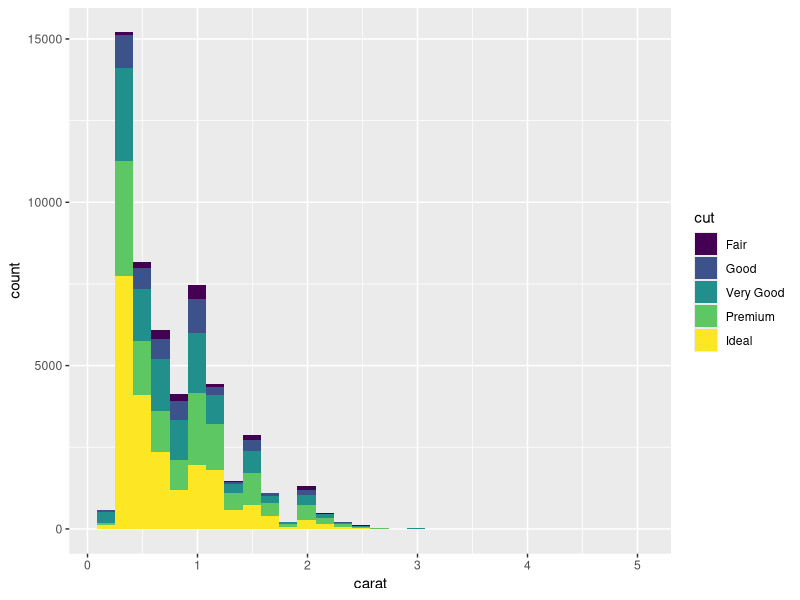
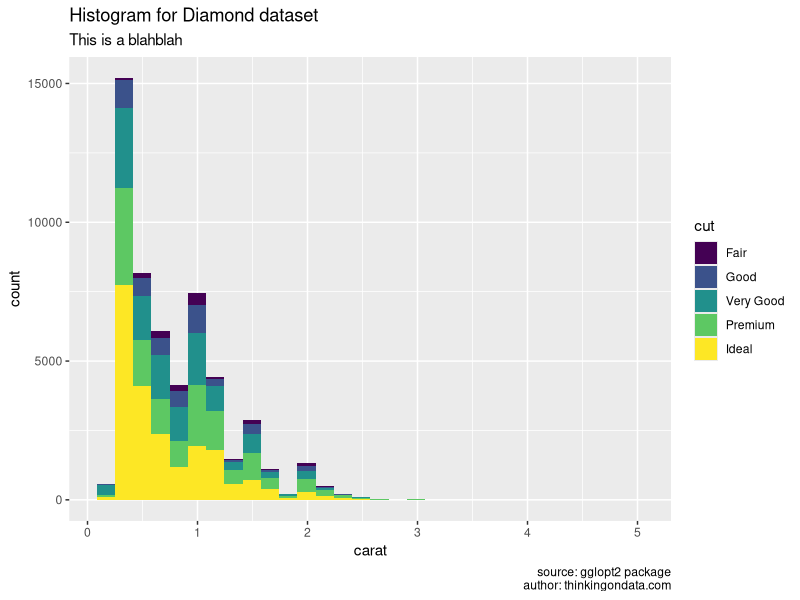
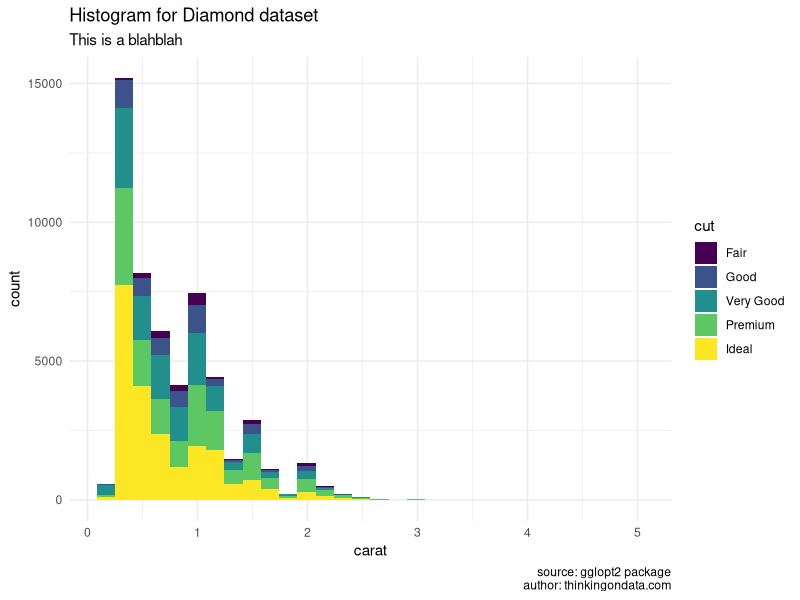
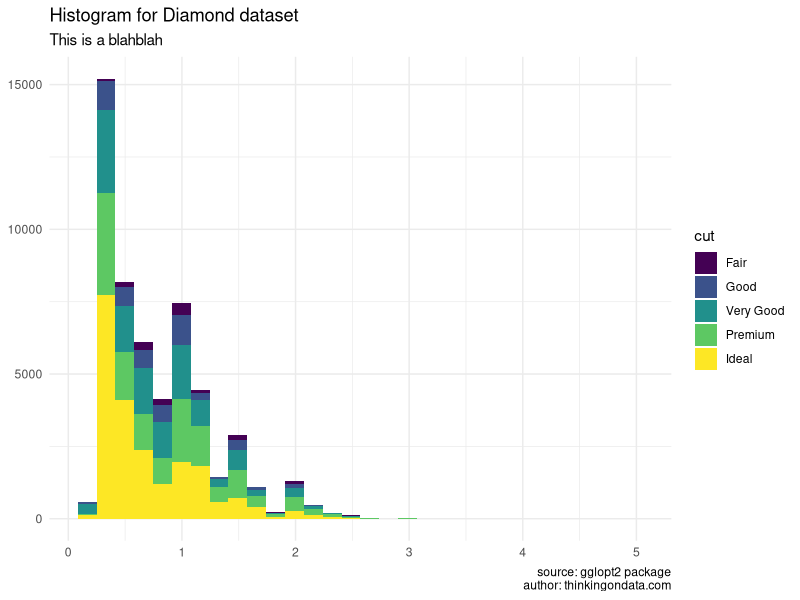
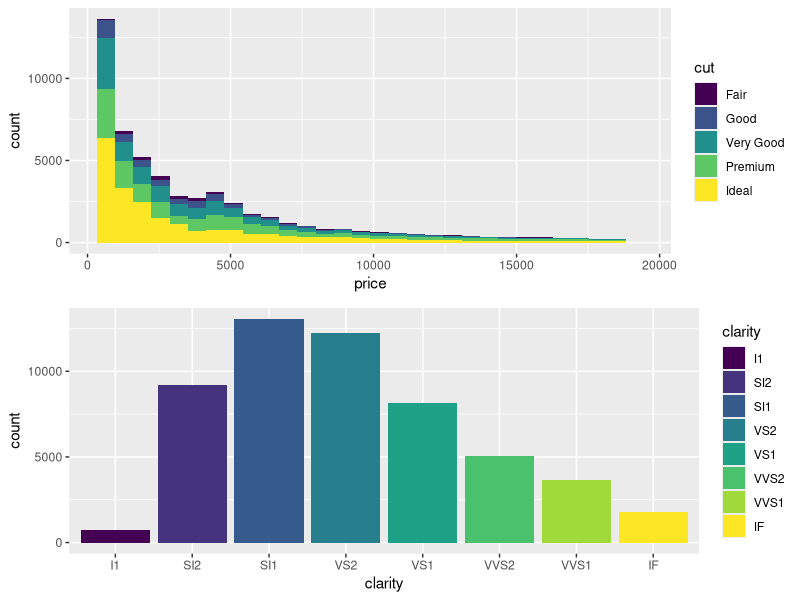
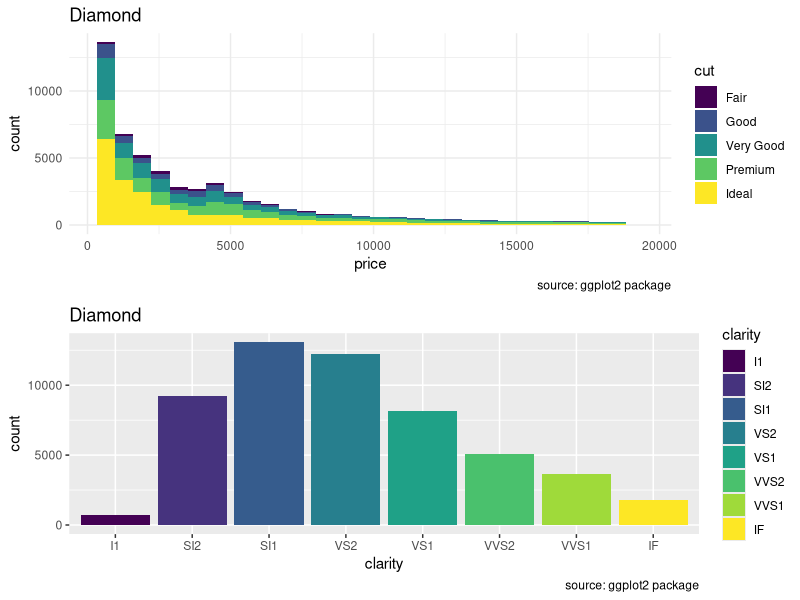

Write R code to recreate these figures, in order.
#http://www.thinkingondata.com/6-tips-to-make-your-visualizations-look-professional/

library(ggplot2)
visualization <- ggplot(diamonds, aes(carat, fill=cut))+
  geom_histogram(bin=30)
visualization

# Context: title, subtitle and citation
visualization <- visualization +
  labs(
    title = "Histogram for Diamond dataset",
    subtitle = "This is a blahblah",
    caption = "source: gglopt2 package\nauthor: thinkingondata.com"
  )

# Color palette
visualization <- visualization +
  scale_fill_viridis_d()
visualization

# Theme
visualization <- visualization +
  theme_minimal()
visualization

# Remove variables
visualization <- visualization +
  theme(axis.title.x=element_blank(),
        axis.title.y = element_blank())
visualization


# gridExtra: Multiple pics on on page
library(gridExtra)
vis_a <- ggplot(diamonds, aes(x=price, fill=cut))+
  geom_bar(stat="bin")
vis_b <- ggplot(diamonds, aes(x=clarity, fill=clarity))+
  geom_bar()
grid.arrange(vis_a, vis_b)

vis_text <- labs(
  title="Diamond",
  caption = "source: ggplot2 package"
)
vis_a <- ggplot(diamonds, aes(x=price, fill=cut))+
  geom_bar(stat="bin")+
  theme_minimal()+
  vis_text
vis_b <- ggplot(diamonds, aes(x=clarity, fill=clarity))+
  geom_bar()+
  vis_text
grid.arrange(vis_a, vis_b)

# Useful packages for multiple graphs
# 1. gridExtra
# 2. cowplot
# 3. patchwork
